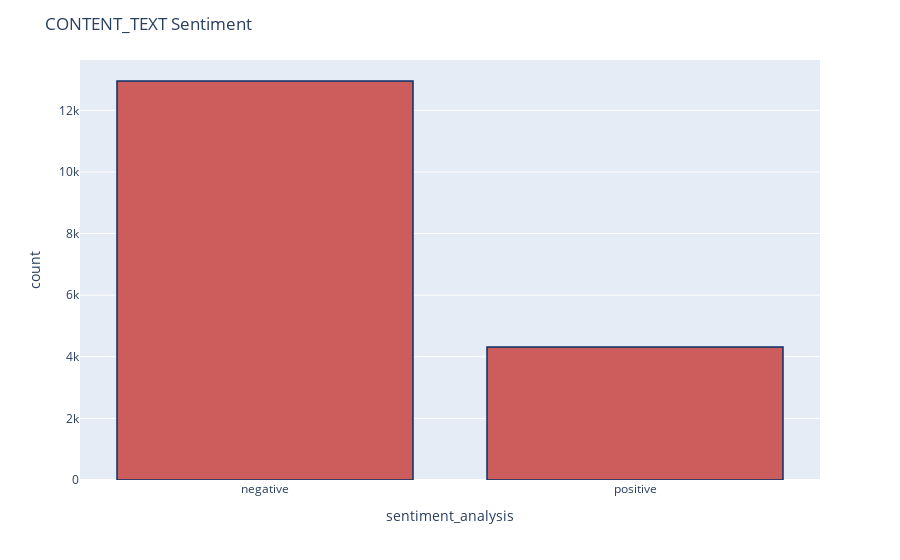

The notebook cell saved with this chart:
### Code cell
df['sentiment_analysis'] = df['sentiment'].replace({0 : 'negative'})
df['sentiment_analysis'] = df['sentiment'].replace({1 : 'positive'})
fig = px.histogram(df, x="sentiment_analysis")
fig.update_traces(marker_color="indianred",marker_line_color='rgb(8,48,107)',
                  marker_line_width=1.5)
fig.update_layout(title_text='CONTENT_TEXT Sentiment')
fig.show()

### Figure 1 — Plotly figure (JSON) as saved in the notebook; plotly's stock layout.template omitted (floating-point values rounded to 4 significant figures; data arrays with more than 128 entries replaced by an {"elided": "..."} marker saying what was removed)
{"data": [{"alignmentgroup": "True", "bingroup": "x", "hovertemplate": "sentiment_analysis=%{x}<br>count=%{y}<extra></extra>", "legendgroup": "", "marker": {"color": "indianred", "line": {"color": "rgb(8,48,107)", "width": 1.5}, "pattern": {"shape": ""}}, "name": "", "offsetgroup": "", "orientation": "v", "showlegend": false, "type": "histogram", "x": {"elided": "17270 str values"}, "xaxis": "x", "yaxis": "y"}], "layout": {"barmode": "relative", "legend": {"tracegroupgap": 0}, "margin": {"t": 60}, "title": {"text": "CONTENT_TEXT Sentiment"}, "xaxis": {"anchor": "y", "domain": [0, 1], "title": {"text": "sentiment_analysis"}}, "yaxis": {"anchor": "x", "domain": [0, 1], "title": {"text": "count"}}}}
